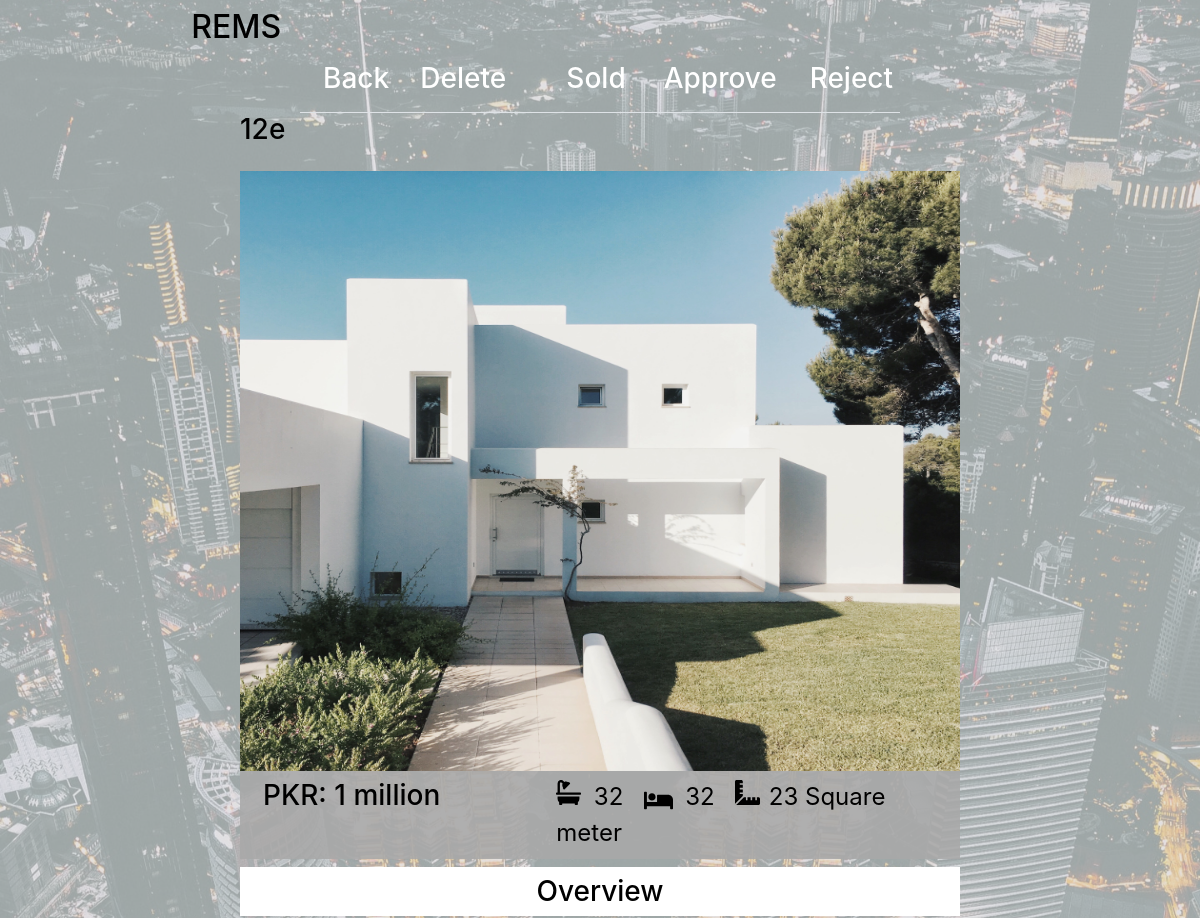
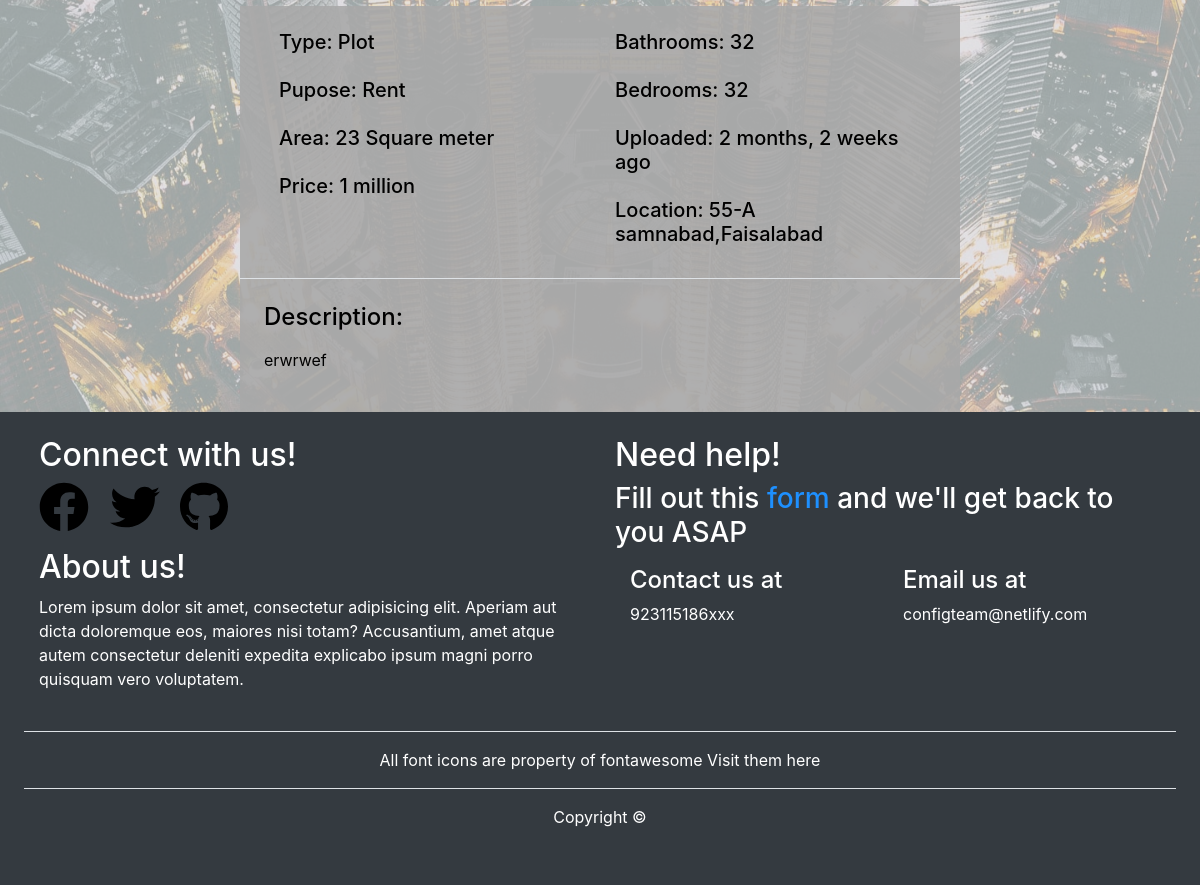
Screenshot of /seller/property-detail/4/ (signed in) with the database file from the repository (2 pictures, top to bottom).
### seller/models.py (models this page shows, shortened)
class SellerProperty(models.Model):
    alphanumeric = RegexValidator(r'^[a-zA-Z ]*$', 'Only alphabetic characters are allowed.')
    by = models.ForeignKey(user, on_delete=models.CASCADE)
    title = models.CharField(max_length=100)
    description = models.TextField()
    price = models.CharField(max_length=100, default='1 million')
    unit_choice = [('Square feet', 'square feet'),
                   ('Square meter', 'square meter'),
                   ('Square Yard', 'Square Yard'),
                   ('Marla', 'marla'),
                   ('Kanal', 'kanal')]
    size = models.PositiveIntegerField()
    unit = models.CharField(choices=unit_choice, max_length=12)
    bedrooms = models.PositiveIntegerField()
    bathroom = models.PositiveIntegerField()
    image_house = models.ImageField(upload_to='property', default='property/c2.jpg')
    purpose_choice = [('Sale', 'sale'), ('Rent', 'rent')]
    purpose = models.CharField(choices=purpose_choice, max_length=4)
    type_choices = [('Plot', 'plot'), ('Commercial', 'commercial'), ('House', 'house')]
    type = models.CharField(max_length=10, choices=type_choices)
    city = models.CharField(max_length=30, validators=[alphanumeric])
    sector = models.CharField(max_length=50)
    address = models.CharField(max_length=100)
    timestamp = models.DateTimeField(auto_now=True)
    class Meta:
        ordering = ['-timestamp']
    def get_photo_url(self):
        if self.image_house and hasattr(self.image_house, "url"):
            return self.image_house.url

### seller/views.py (the view)
# urls.py: path('property-detail/<int:pk>/',DetailProperty.as_view(),name='detail'),
class DetailProperty(LoginRequiredMixin, generic.DetailView):
    model = SellerProperty
    template_name = 'seller/detail_property.html'
    context_object_name = 'detail'

### seller/templates/seller/detail_property.html
{% extends 'seller/detail_extensio.html' %}
{% load humanize %}
{% block detail_block %}
    <div class="p-2 border-bottom mx-auto row detail" style="width: 50%;">
    {% if user.is_staff %}
        <h3 class="col-sm-2 font" ><a href="{% url 'management:admin_home' %}">Back</a></h3>
        <h3 class="col-sm-3 font"><a href="{% url 'management:delete'  detail.pk  %}">Delete</a></h3>
        <h3 class="col-sm-2 font"><a href="{% url 'management:sold' detail.pk %}">Sold</a></h3>
        <h3 class="col-sm-3 font"><a href="{% url 'management:approve' detail.pk %}">Approve</a></h3>
        <h3 class="col-sm-2 font"><a href="{% url 'management:reject' detail.pk %}">Reject</a></h3>
    {% endif %}
    </div>
    <div class="container" style="width: fit-content" id="width">
        <h3 class="font">{{ detail.title }}</h3>
        <img src="{{ detail.get_photo_url }}"class="mt-3" id="detail-img" alt="">
        <div class="row p-2 m-0" style="background-color: rgba(169,169,169,0.9)">
            <div class="col-sm-5">
                <h3 class="m-0 font">PKR: {{ detail.price }}</h3>
            </div>
            <div class="col-sm-7" id="font-s">
                <img src="../../../media/css_styles/bath-solid.svg" id="footer-icon1"  alt="">
                <span class=" ml-2 mr-3" style="font-size: x-large">{{ detail.bathroom }}</span>
                <img src="../../../media/css_styles/bed-solid.svg" id="footer-icon2" alt="">
                <span class=" ml-2 mr-3" style="font-size: x-large">{{ detail.bedrooms }}</span>
                <img src="../../../media/css_styles/ruler-combined-solid.svg" id="footer-icon1"   alt="">
                <span class="m-0 ml-1" style="font-size: x-large">{{ detail.size }} {{ detail.unit }}</span>            </div>
        </div>
        <h3 class="text-center bg-white p-2 mt-2">Overview</h3>
        <div class="row p-4 m-0 border-bottom" style="background-color: rgba(169,169,169,0.9)">
            <div class="col-lg-6">
                <h5>Type: {{ detail.type }}</h5>
                <h5 class="mt-4 mb-4">Pupose: {{ detail.purpose }}</h5>
                <h5>Area: {{ detail.size }} {{ detail.unit }}</h5>
                <h5 class="mt-4">Price: {{ detail.price }}</h5>
            </div>
            <div class="col-lg-6">
                <h5>Bathrooms: {{ detail.bathroom }}</h5>
                 <h5 class="mt-4 mb-4">Bedrooms: {{ detail.bedrooms }}</h5>
                <h5>Uploaded: {{ detail.timestamp|naturaltime }}</h5>
                <h5 class="mt-4">Location: {{ detail.address }}</h5>
            </div>
        </div>
    <div class="p-4" style="background-color: rgba(169,169,169,0.9)">
        <h4>Description:</h4>
        <p class="mt-3 font">{{ detail.description }}</p>
    </div>
    </div>
{% endblock %}

### static/css/seller.css (style rules this page uses)
a { color: white; text-decoration: none; }
#detail-img { height: 600px; width: 720px; }
#footer-icon1 { height: 25px; vertical-align: initial!important; }
#footer-icon2 { height: 25px; width: 29px; }

### rows the page displays
SellerProperty: title "12e", get_photo_url (picture), price "1 million", bathroom "32", bedrooms "32", size "23", unit "Square meter", type "Plot", purpose "Rent", timestamp "2 months, 2 weeks ago", address "55-A samnabad,Faisalabad", description "erwrwef"
